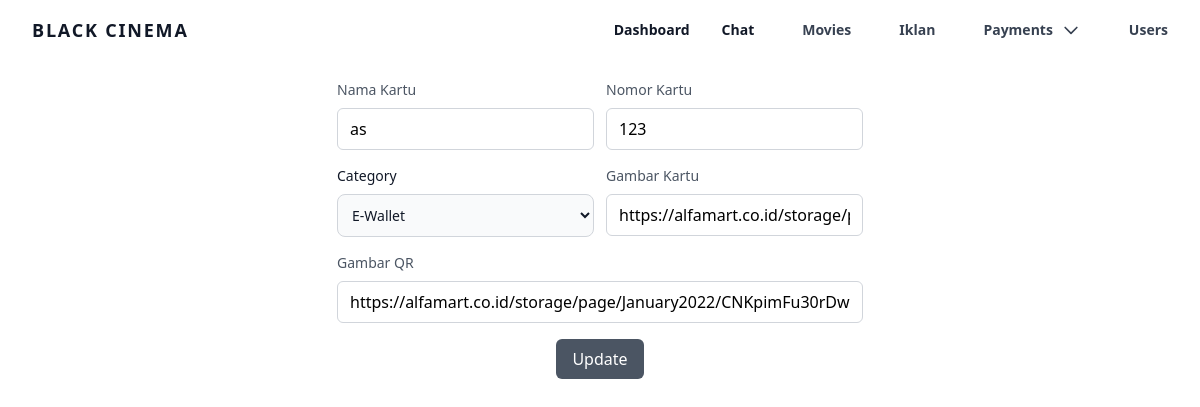
The page /app/admin/edit_payment_card?id=3 (signed in) on the database as committed earlier.
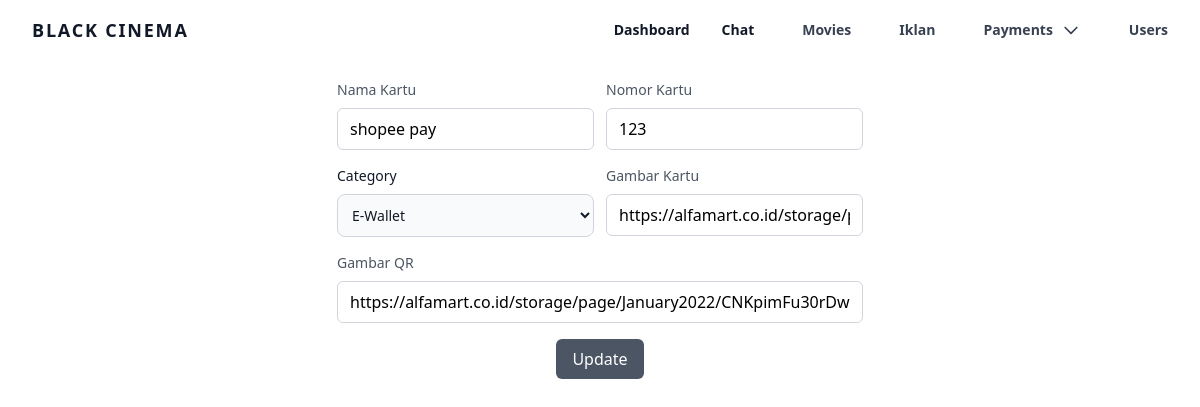
The same page on the database as committed later.
### tables this page shows
CREATE TABLE `payment_card` (
  `id` int NOT NULL,
  `numberCard` varchar(255) DEFAULT NULL,
  `nameCard` varchar(255) DEFAULT NULL,
  `imageCard` varchar(255) DEFAULT NULL,
  `categoryInstitue` varchar(255) DEFAULT NULL,
  `imageQR` varchar(255) DEFAULT NULL
);

### app/admin/pages/views/edit_payment_card.php (the view, shortened to what this page needs)
<?php
include "../../config/conn.php";
$paymentCardId = $_GET['id'] ?? null;
$query = mysqli_query($conn, "SELECT * FROM payment_card WHERE id='$paymentCardId'");
$row = mysqli_fetch_assoc($query);
?>
<div class="w-full h-auto">
    <div class="flex px-10 items-center justify-center self-center">
        <form id="editMovieForm" class="p-4 md:p-5" action="pages/controller/payments/payment_card/edit_payment_card.php" method="POST">
            <div class="flex flex-row w-full gap-3">
                <div class="mb-4 w-1/2">
                    <label for="nameCard" class="block mb-2 text-sm font-medium text-gray-600 dark:text-gray-300">Nama Kartu</label>
                    <input type="text" id="nameCard" name="nameCard" value="<?= $row['nameCard']; ?>" placeholder="nama paket" required class="w-full px-3 py-2 placeholder-gray-300 border border-gray-300 rounded-md focus:outline-none focus:ring-gray-500 focus:border-gray-500 dark:bg-gray-800 dark:border-gray-600 dark:focus:ring-gray-500 dark:focus:border-gray-500 dark:text-white">
                </div>
                <div class="mb-4 w-1/2">
                    <label for="numberCard" class="block mb-2 text-sm font-medium text-gray-600 dark:text-gray-300">Nomor Kartu</label>
                    <input type="text" id="numberCard" name="numberCard" value="<?= $row['numberCard']; ?>" placeholder="0" required class="w-full px-3 py-2 placeholder-gray-300 border border-gray-300 rounded-md focus:outline-none focus:ring-gray-500 focus:border-gray-500 dark:bg-gray-800 dark:border-gray-600 dark:focus:ring-gray-500 dark:focus:border-gray-500 dark:text-white">
                </div>
            </div>
            <div class="flex flex-row w-full gap-3">
                <div class="mb-4 w-1/2">
                    <label for="categoryInstitue" class="block mb-2 text-sm font-medium text-gray-900 dark:text-white">Category</label>
                    <select id="categoryInstitue" name="categoryInstitue" class="bg-gray-50 border border-gray-300 text-gray-900 text-sm rounded-lg focus:ring-blue-500 focus:border-blue-500 block w-full p-2.5 dark:bg-gray-700 dark:border-gray-600 dark:placeholder-gray-400 dark:text-white dark:focus:ring-blue-500 dark:focus:border-blue-500">
                        <option value="ewallet" <?= ($row['categoryInstitue'] == 'ewallet') ? 'selected' : ''; ?> >E-Wallet</option>
                    </select>
                </div>
                <div class="mb-4 w-1/2">
                    <label for="imageCard" class="block mb-2 text-sm font-medium text-gray-600 dark:text-gray-300">Gambar Kartu</label>
                    <input type="text" id="imageCard" name="imageCard" value="<?= $row['imageCard']; ?>" placeholder="https://" required class="w-full px-3 py-2 placeholder-gray-300 border border-gray-300 rounded-md focus:outline-none focus:ring-gray-500 focus:border-gray-500 dark:bg-gray-800 dark:border-gray-600 dark:focus:ring-gray-500 dark:focus:border-gray-500 dark:text-white">
                </div>
            </div>
            <div class="mb-4 w-full">
                <label for="imageQR" class="block mb-2 text-sm font-medium text-gray-600 dark:text-gray-300">Gambar QR</label>
                <input type="text" id="imageQR" name="imageQR" value="<?= $row['imageQR']; ?>" placeholder="https://" required class="w-full px-3 py-2 placeholder-gray-300 border border-gray-300 rounded-md focus:outline-none focus:ring-gray-500 focus:border-gray-500 dark:bg-gray-800 dark:border-gray-600 dark:focus:ring-gray-500 dark:focus:border-gray-500 dark:text-white">
            </div>
            <div class="mt-2 flex justify-center w-full">
                <button type="submit" id="updateMovieBtn" class="bg-gray-600 hover:bg-gray-700 text-white rounded-md px-4 py-2 transition duration-200 focus:outline-none focus:ring-4 focus:ring-gray-300">Update</button>
            </div>
        </form>
    </div>
</div>

Rows that differ between the two databases and show on the page:
changed payment_card "E-Wallet": nameCard "as" → "shopee pay"
